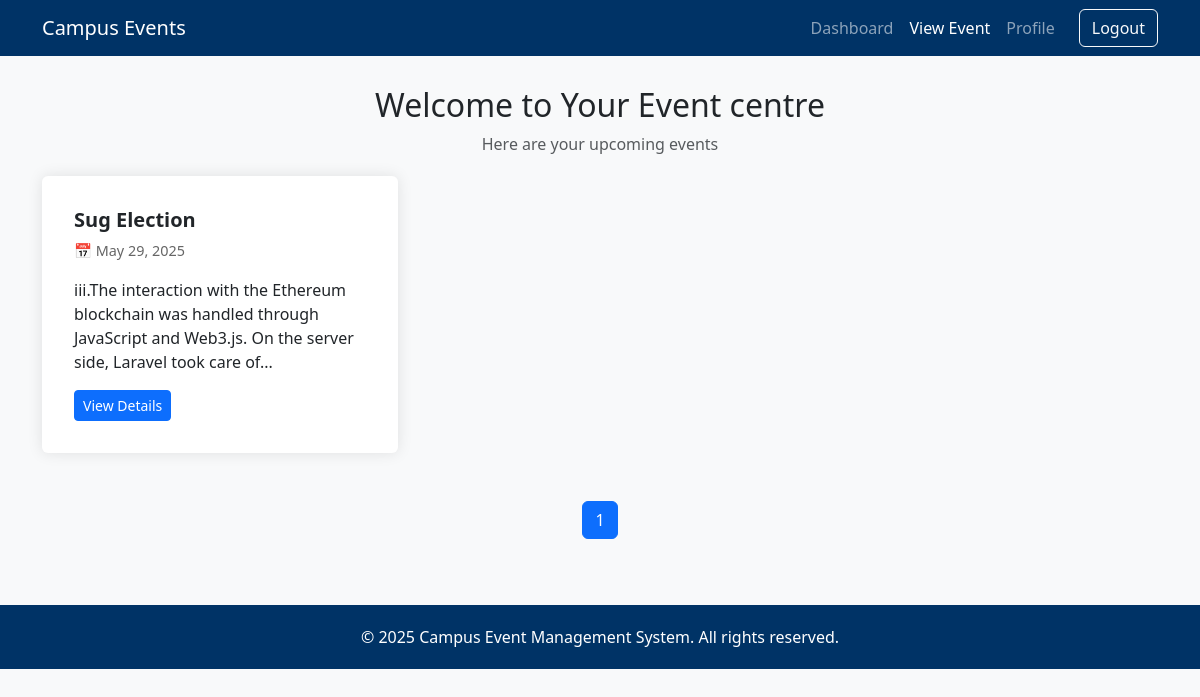
The page /viewevent.php on the database as committed earlier.
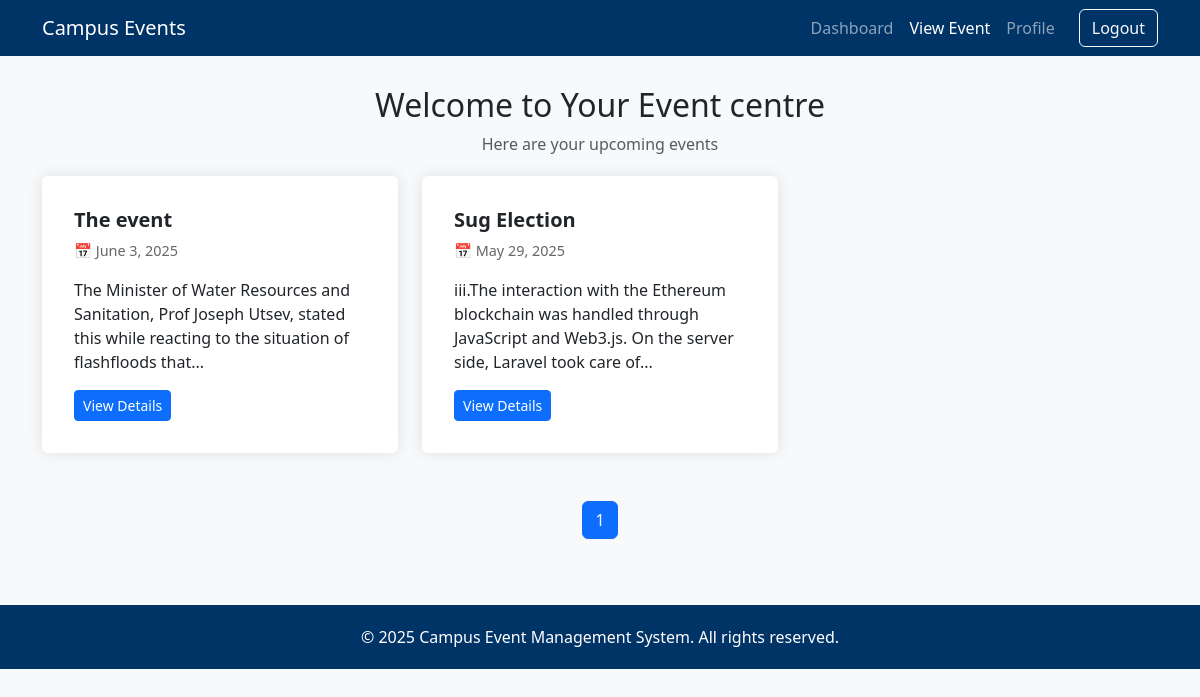
The same page on the database as committed later.
### tables this page shows
CREATE TABLE `events` (
  `id` int(11) NOT NULL,
  `title` varchar(225) NOT NULL,
  `description` varchar(1000) NOT NULL,
  `event_date` datetime NOT NULL,
  `end_time` time NOT NULL,
  `passcode` varchar(100) NOT NULL,
  `venue` varchar(200) NOT NULL,
  `image_path` varchar(500) NOT NULL,
  `create_at` timestamp NOT NULL DEFAULT current_timestamp()
);

### viewevent.php (the view, shortened to what this page needs)
<?php
require 'connections.php';
$limit = 3;
$page = isset($_GET['page']) ? (int)$_GET['page'] : 1;
$offset = ($page - 1) * $limit;
$total_result = $conn->query("SELECT COUNT(*) AS total FROM events");
$total_row = $total_result->fetch_assoc();
$total_events = $total_row['total'];
$total_pages = ceil($total_events / $limit);
$stmt = $conn->prepare("SELECT * FROM events ORDER BY create_at DESC LIMIT ?, ?");
$stmt->bind_param("ii", $offset, $limit);
$stmt->execute();
$events_result = $stmt->get_result();
?>
<!DOCTYPE html>
<html lang="en">
<head>
  <link href="https://cdn.jsdelivr.net/npm/bootstrap@5.3.0/dist/css/bootstrap.min.css" rel="stylesheet">
</head>
<body>
  <nav class="navbar navbar-expand-lg navbar-dark">
    <div class="container">
      <a class="navbar-brand" href="student.php">Campus Events</a>
      <div class="collapse navbar-collapse justify-content-end" id="navbarNav">
        <ul class="navbar-nav me-3">
          <li class="nav-item">
            <a class="nav-link" href="student.php">Dashboard</a>
          </li>
          <li class="nav-item">
            <a class="nav-link active" href="viewevent.php">View Event</a>
          </li>
          <li class="nav-item">
            <a class="nav-link" href="profile.php">Profile</a>
          </li>
        </ul>
        <a href="logout.php" class="btn btn-outline-light">Logout</a>
      </div>
    </div>
  </nav>
  <div class="container">
    <div class="dashboard-header">
      <h2>Welcome to Your Event centre</h2>
      <p class="text-muted">Here are your upcoming events</p>
    </div>
    <div class="row">
      <?php if ($events_result->num_rows > 0): ?>
        <?php while ($event = $events_result->fetch_assoc()): ?>
          <div class="col-md-4 mb-4">
            <div class="card p-3">
              <div class="card-body">
                <h5 class="card-title"><?php echo htmlspecialchars($event['title']); ?></h5>
                <p class="event-date">📅 <?php echo date("F j, Y", strtotime($event['create_at'])); ?></p>
                <p class="card-text">
            <?php
              $description = strip_tags($event['description']);
              $words = preg_split('/\s+/', $description);
              if (count($words) > 20) {
                  $short_description = implode(' ', array_slice($words, 0, 20)) . '...';
              } else {
                  $short_description = $description;
              }
              echo htmlspecialchars($short_description, ENT_QUOTES, 'UTF-8');
            ?>
          </p>
                <a href="event-details.php?id=<?php echo $event['id']; ?>" class="btn btn-primary btn-sm">View Details</a>
              </div>
            </div>
          </div>
        <?php endwhile; ?>
      <?php else: ?>
        <p class="text-center text-muted">No events found.</p>
      <?php endif; ?>
    </div>
    <div class="d-flex justify-content-center mt-4">
      <nav>
        <ul class="pagination">
          <?php for ($i = 1; $i <= $total_pages; $i++): ?>
            <li class="page-item <?php if ($i == $page) echo 'active'; ?>">
              <a class="page-link" href="?page=<?php echo $i; ?>"><?php echo $i; ?></a>
            </li>
          <?php endfor; ?>
        </ul>
      </nav>
    </div>
  </div>
  <footer>
    &copy; 2025 Campus Event Management System. All rights reserved.
  </footer>
</body>
</html>

### viewevent.php (style rules this page uses)
body { background-color: #f8f9fa; font-family: 'Segoe UI', sans-serif; }
.navbar { background-color: #003366; }
.navbar-brand, .nav-link, .btn-outline-light { font-weight: 500; }
.dashboard-header { margin-top: 30px; margin-bottom: 20px; text-align: center; }
.card { border: none; box-shadow: 0 0 15px rgba(0, 0, 0, 0.1); transition: transform 0.2s ease-in-out; }
.card h5 { font-weight: 600; }
.event-date { font-size: 0.9rem; color: #666; }
footer { margin-top: 50px; padding: 20px; background-color: #003366; color: white; text-align: center; }

Rows that differ between the two databases and show on the page:
added events: title "The event", create_at "June 3, 2025", short_description "The Minister of Water Resources and Sanitation, Prof Joseph Utsev, stated this while reacting to the situation of flashfloods that..."
